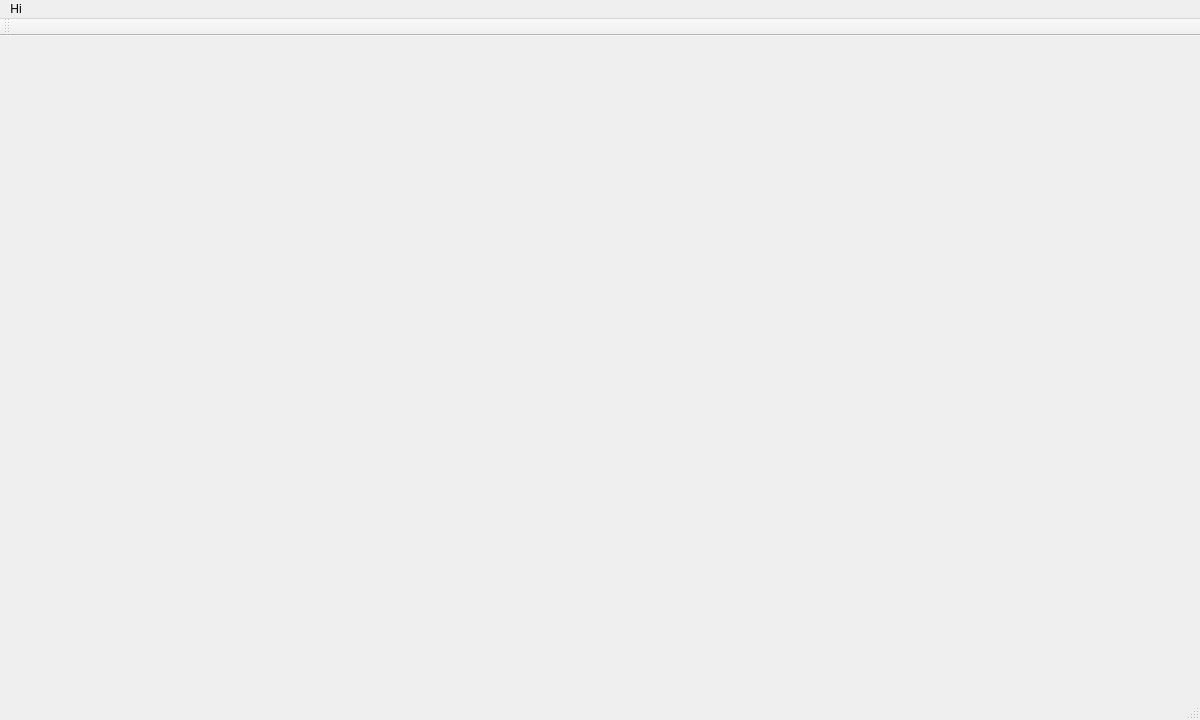
<?xml version="1.0" encoding="UTF-8"?>
<ui version="4.0">
 <class>MainWindow</class>
 <widget class="QMainWindow" name="MainWindow">
  <property name="geometry">
   <rect>
    <x>0</x>
    <y>0</y>
    <width>1200</width>
    <height>720</height>
   </rect>
  </property>
  <property name="windowTitle">
   <string>MainWindow</string>
  </property>
  <property name="autoFillBackground">
   <bool>false</bool>
  </property>
  <widget class="QWidget" name="centralWidget">
   <widget class="QLabel" name="smkrTobacco">
    <property name="geometry">
     <rect>
      <x>210</x>
      <y>10</y>
      <width>200</width>
      <height>200</height>
     </rect>
    </property>
    <property name="text">
     <string/>
    </property>
    <property name="pixmap">
     <pixmap>pic/Tobacco.png</pixmap>
    </property>
   </widget>
   <widget class="QLabel" name="smkrPaper">
    <property name="geometry">
     <rect>
      <x>210</x>
      <y>230</y>
      <width>200</width>
      <height>200</height>
     </rect>
    </property>
    <property name="text">
     <string/>
    </property>
    <property name="pixmap">
     <pixmap>pic/Paper.png</pixmap>
    </property>
   </widget>
   <widget class="QLabel" name="smkrMatch">
    <property name="geometry">
     <rect>
      <x>210</x>
      <y>450</y>
      <width>200</width>
      <height>200</height>
     </rect>
    </property>
    <property name="text">
     <string/>
    </property>
    <property name="pixmap">
     <pixmap>pic/Match.png</pixmap>
    </property>
   </widget>
   <widget class="QLabel" name="Tobacco">
    <property name="geometry">
     <rect>
      <x>540</x>
      <y>10</y>
      <width>150</width>
      <height>150</height>
     </rect>
    </property>
    <property name="text">
     <string/>
    </property>
    <property name="pixmap">
     <pixmap>pic/T.png</pixmap>
    </property>
   </widget>
   <widget class="QLabel" name="Paper">
    <property name="geometry">
     <rect>
      <x>540</x>
      <y>150</y>
      <width>150</width>
      <height>150</height>
     </rect>
    </property>
    <property name="text">
     <string/>
    </property>
    <property name="pixmap">
     <pixmap>pic/P.png</pixmap>
    </property>
   </widget>
   <widget class="QLabel" name="Match">
    <property name="geometry">
     <rect>
      <x>540</x>
      <y>260</y>
      <width>150</width>
      <height>150</height>
     </rect>
    </property>
    <property name="text">
     <string/>
    </property>
    <property name="pixmap">
     <pixmap>pic/M.png</pixmap>
    </property>
   </widget>
   <widget class="QLabel" name="Table">
    <property name="geometry">
     <rect>
      <x>490</x>
      <y>390</y>
      <width>280</width>
      <height>280</height>
     </rect>
    </property>
    <property name="text">
     <string/>
    </property>
    <property name="pixmap">
     <pixmap>pic/Table.png</pixmap>
    </property>
   </widget>
   <widget class="QLabel" name="Agent">
    <property name="geometry">
     <rect>
      <x>770</x>
      <y>40</y>
      <width>430</width>
      <height>600</height>
     </rect>
    </property>
    <property name="text">
     <string/>
    </property>
    <property name="pixmap">
     <pixmap>pic/Agent.png</pixmap>
    </property>
   </widget>
   <widget class="QLabel" name="Tsurprise">
    <property name="geometry">
     <rect>
      <x>120</x>
      <y>10</y>
      <width>100</width>
      <height>100</height>
     </rect>
    </property>
    <property name="text">
     <string/>
    </property>
    <property name="pixmap">
     <pixmap>pic/surprise.png</pixmap>
    </property>
   </widget>
   <widget class="QLabel" name="Psurprise">
    <property name="geometry">
     <rect>
      <x>120</x>
      <y>230</y>
      <width>100</width>
      <height>100</height>
     </rect>
    </property>
    <property name="text">
     <string/>
    </property>
    <property name="pixmap">
     <pixmap>pic/surprise.png</pixmap>
    </property>
   </widget>
   <widget class="QLabel" name="Msurprise">
    <property name="geometry">
     <rect>
      <x>120</x>
      <y>450</y>
      <width>100</width>
      <height>100</height>
     </rect>
    </property>
    <property name="text">
     <string/>
    </property>
    <property name="pixmap">
     <pixmap>pic/surprise.png</pixmap>
    </property>
   </widget>
   <widget class="QLabel" name="sup">
    <property name="geometry">
     <rect>
      <x>850</x>
      <y>210</y>
      <width>150</width>
      <height>150</height>
     </rect>
    </property>
    <property name="text">
     <string/>
    </property>
    <property name="pixmap">
     <pixmap>pic/null.png</pixmap>
    </property>
   </widget>
  </widget>
  <widget class="QMenuBar" name="menuBar">
   <property name="geometry">
    <rect>
     <x>0</x>
     <y>0</y>
     <width>1200</width>
     <height>22</height>
    </rect>
   </property>
   <widget class="QMenu" name="menuHi">
    <property name="title">
     <string>Hi</string>
    </property>
   </widget>
   <addaction name="menuHi"/>
  </widget>
  <widget class="QToolBar" name="mainToolBar">
   <attribute name="toolBarArea">
    <enum>TopToolBarArea</enum>
   </attribute>
   <attribute name="toolBarBreak">
    <bool>false</bool>
   </attribute>
  </widget>
  <widget class="QStatusBar" name="statusBar"/>
 </widget>
 <layoutdefault spacing="6" margin="11"/>
 <resources/>
 <connections/>
</ui>
